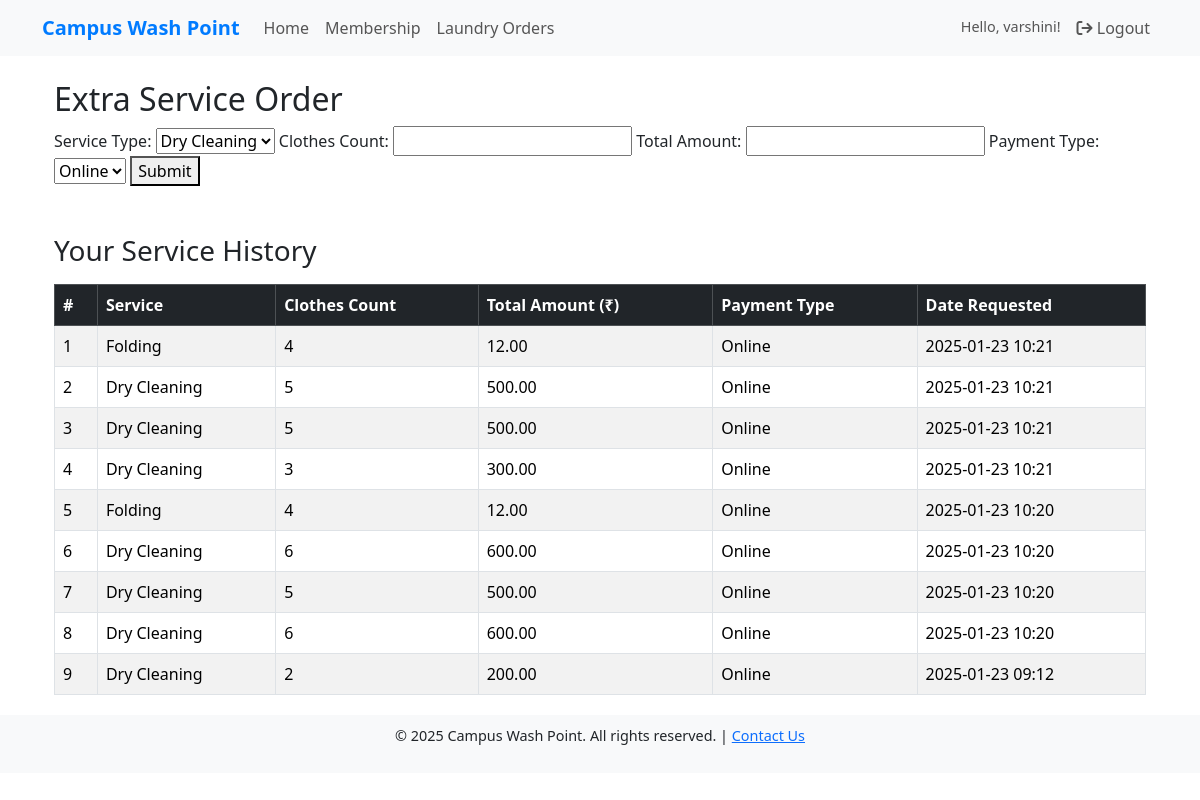
The page /extraservice (signed in) on the database its author committed.
### campuswashapp/models.py (models this page shows, shortened)
class ExtraService(models.Model):
    EXTRA_SERVICE_CHOICES = [
        ('dry_cleaning', 'Dry Cleaning'),
        ('ironing', 'Ironing'),
        ('folding', 'Folding'),
    ]
    PAYMENT_TYPE_CHOICES = [
        ('online', 'Online'),
        ('card', 'Card'),
        ('cash', 'Cash'),
    ]
    user = models.ForeignKey(User, on_delete=models.CASCADE, related_name='extra_services')
    extraService = models.CharField(max_length=20, choices=EXTRA_SERVICE_CHOICES)
    clothesCount = models.PositiveIntegerField()
    totalAmount = models.DecimalField(max_digits=10, decimal_places=2)
    paymentType = models.CharField(max_length=10, choices=PAYMENT_TYPE_CHOICES)
    date_requested = models.DateTimeField(auto_now_add=True)
    from django.db import models

### campuswashapp/views.py (the view, shortened to what this page needs)
# urls.py: path('extraservice',extra_service_view, name='extraservice'),
@login_required
def extra_service_view(request):
    extra_services = ExtraService.objects.filter(user=request.user).order_by('-date_requested')
    context = {
        'extra_services': extra_services,
    }
    return render(request, 'user/extraservice.html', context)
    return render(request, 'user/extraservice.html')

### templates/user/extraservice.html (shortened to what this page needs)
{% extends 'base.html' %}
{% load static %}
{% block content %}
<body>
    <div class="container">
        <div class="form-container">
            <h2 class="form-title">Extra Service Order</h2>
            <form id="extraServiceForm" method="POST" action="{% url 'extraservice' %}">
                <label for="extraService">Service Type:</label>
                <select id="extraService" name="extraService" required>
                    <option value="dry_cleaning">Dry Cleaning</option>
                </select>
                <label for="clothesCount">Clothes Count:</label>
                <input type="number" id="clothesCount" name="clothesCount" required>
                <label for="totalAmount">Total Amount:</label>
                <input type="number" id="totalAmount" name="totalAmount" readonly required>
                <label for="paymentType">Payment Type:</label>
                <select id="paymentType" name="paymentType" required>
                    <option value="online">Online</option>
                </select>
                <button type="submit">Submit</button>
            </form>
        <div class="mt-5">
            <h3>Your Service History</h3>
            <table class="table table-bordered table-striped mt-3">
                <thead class="table-dark">
                    <tr>
                        <th>#</th>
                        <th>Service</th>
                        <th>Clothes Count</th>
                        <th>Total Amount (₹)</th>
                        <th>Payment Type</th>
                        <th>Date Requested</th>
                    </tr>
                </thead>
                <tbody>
                    {% for service in extra_services %}
                    <tr>
                        <td>{{ forloop.counter }}</td>
                        <td>{{ service.get_extraService_display }}</td>
                        <td>{{ service.clothesCount }}</td>
                        <td>{{ service.totalAmount }}</td>
                        <td>{{ service.get_paymentType_display }}</td>
                        <td>{{ service.date_requested|date:"Y-m-d H:i" }}</td>
                    </tr>
                    {% empty %}
                    <tr>
                        <td colspan="6" class="text-center">No extra services found.</td>
                    </tr>
                    {% endfor %}
                </tbody>
            </table>
        </div>
    </div>
</div>
</div>
{% endblock content %}

### templates/base.html (shortened to what this page needs)
{% load static %}
<!doctype html>
<html lang="en">
  <head>
    <link rel="stylesheet" href="https://cdnjs.cloudflare.com/ajax/libs/font-awesome/6.6.0/css/all.min.css" />
    <link href="https://cdn.jsdelivr.net/npm/bootstrap@5.3.3/dist/css/bootstrap.min.css" rel="stylesheet">
  </head>
  <body>
    <nav class="navbar navbar-expand-lg navbar-light bg-light">
      <div class="container">
        <a class="navbar-brand" href="{% url 'home' %}">Campus Wash Point</a>
        <div class="collapse navbar-collapse" id="navbarNav">
          <ul class="navbar-nav me-auto mb-2 mb-lg-0">
            <li class="nav-item">
              <a class="nav-link" href="{% url 'home' %}">Home</a>
            </li>
            <li class="nav-item">
              <a class="nav-link" href="{% url 'membership' %}">Membership</a>
            </li>
            <li class="nav-item">
              <a class="nav-link" href="{% url 'laundryorders' %}">Laundry Orders</a>
            </li>
          </ul>
          <ul class="navbar-nav">
            {% if user.is_authenticated %}
              <li class="nav-item">
                <span class="nav-link greeting">Hello, {{ user.first_name }}!</span>
              </li>
              <li class="nav-item">
                <a class="nav-link" href="{% url 'logout' %}">
                  <i class="fa-solid fa-sign-out"></i> Logout
                </a>
              </li>
            {% endif %}
          </ul>
        </div>
      </div>
    </nav>
    <div class="container mt-4">
      {% block content %}{% endblock content %}
    <footer>
      <div class="container">
        <p>&copy; 2025 Campus Wash Point. All rights reserved. | <a href="#">Contact Us</a></p>
      </div>
    </footer>
  </body>
</html>

### templates/base.html (style rules this page uses)
.navbar-brand { font-weight: bold; color: #007bff !important; }
.navbar-nav .nav-link { color: #555 !important; transition: color 0.3s ease; }
.greeting { font-size: 0.9rem; color: #555; }
footer { background-color: #f8f9fa; padding: 10px 0; text-align: center; font-size: 0.9rem; margin-top: 20px; }

### rows shown on the page
ExtraService: extraService "Folding", clothesCount "4", totalAmount "12.00", paymentType "Online", date_requested "2025-01-23 10:21"
ExtraService: extraService "Dry Cleaning", clothesCount "5", totalAmount "500.00", paymentType "Online", date_requested "2025-01-23 10:21"
ExtraService: extraService "Dry Cleaning", clothesCount "5", totalAmount "500.00", paymentType "Online", date_requested "2025-01-23 10:21"
ExtraService: extraService "Dry Cleaning", clothesCount "3", totalAmount "300.00", paymentType "Online", date_requested "2025-01-23 10:21"
ExtraService: extraService "Folding", clothesCount "4", totalAmount "12.00", paymentType "Online", date_requested "2025-01-23 10:20"
ExtraService: extraService "Dry Cleaning", clothesCount "6", totalAmount "600.00", paymentType "Online", date_requested "2025-01-23 10:20"
ExtraService: extraService "Dry Cleaning", clothesCount "5", totalAmount "500.00", paymentType "Online", date_requested "2025-01-23 10:20"
ExtraService: extraService "Dry Cleaning", clothesCount "6", totalAmount "600.00", paymentType "Online", date_requested "2025-01-23 10:20"
ExtraService: extraService "Dry Cleaning", clothesCount "2", totalAmount "200.00", paymentType "Online", date_requested "2025-01-23 09:12"

### other values the page prints
{{ user.first_name }} "varshini"
